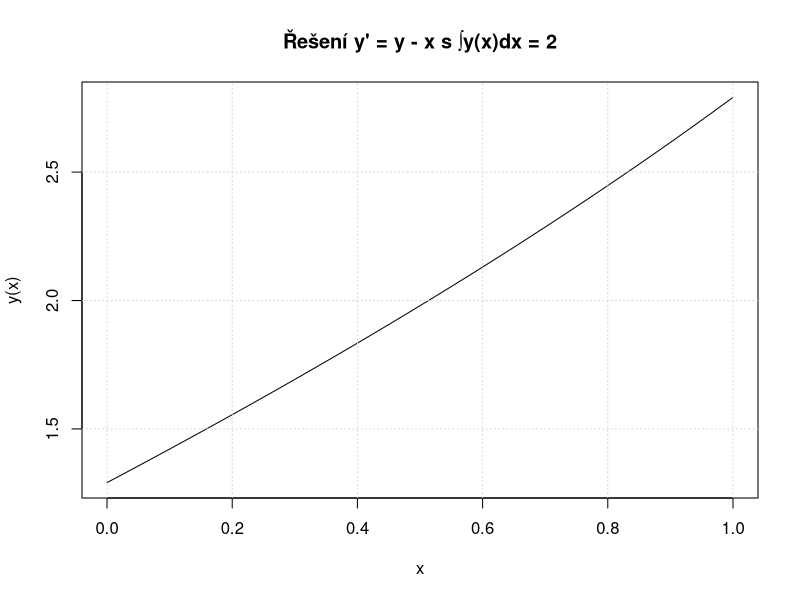

Recreate this plot in R.
# Eulerova metoda pro řešení y' = y - x
euler_method <- function(y0, h = 0.001) {
  x <- seq(0, 1, by = h)
  y <- numeric(length(x))
  y[1] <- y0
  
  for (i in 2:length(x)) {
    y[i] <- y[i-1] + h * (y[i-1] - x[i-1])
  }
  
  return(data.frame(x = x, y = y))
}

# Lichoběžníkové pravidlo pro integraci
trapezoidal_integral <- function(x, y) {
  n <- length(x)
  sum((y[-1] + y[-n]) * diff(x)/2)
}

# Funkce pro výpočet rozdílu mezi integrálem a požadovanou hodnotou 2
integral_difference <- function(y0) {
  solution <- euler_method(y0)
  trapezoidal_integral(solution$x, solution$y) - 2
}

# Metoda půlení intervalu pro nalezení y0
bisection_method <- function(f, a, b, tol = 1e-6, max_iter = 100) {
  for (i in 1:max_iter) {
    c <- (a + b)/2
    fc <- f(c)
    
    if (abs(fc) < tol) {
      return(c)
    }
    
    if (f(a) * fc < 0) {
      b <- c
    } else {
      a <- c
    }
  }
  
  warning("Nedosaženo požadované tolerance v max_iter krocích")
  return((a + b)/2)
}

# Najdeme počáteční podmínku y0
y0_optimal <- bisection_method(integral_difference, 1, 3)

# Výsledné řešení
final_solution <- euler_method(y0_optimal)

# Výpis výsledků
cat("Optimální počáteční podmínka y(0) =", y0_optimal, "\n")
cat("Vypočtený integrál od 0 do 1:", 
    trapezoidal_integral(final_solution$x, final_solution$y), "\n")

# Grafické znázornění
plot(final_solution$x, final_solution$y, type = "l", 
     main = "Řešení y' = y - x s ∫y(x)dx = 2",
     xlab = "x", ylab = "y(x)")
grid()